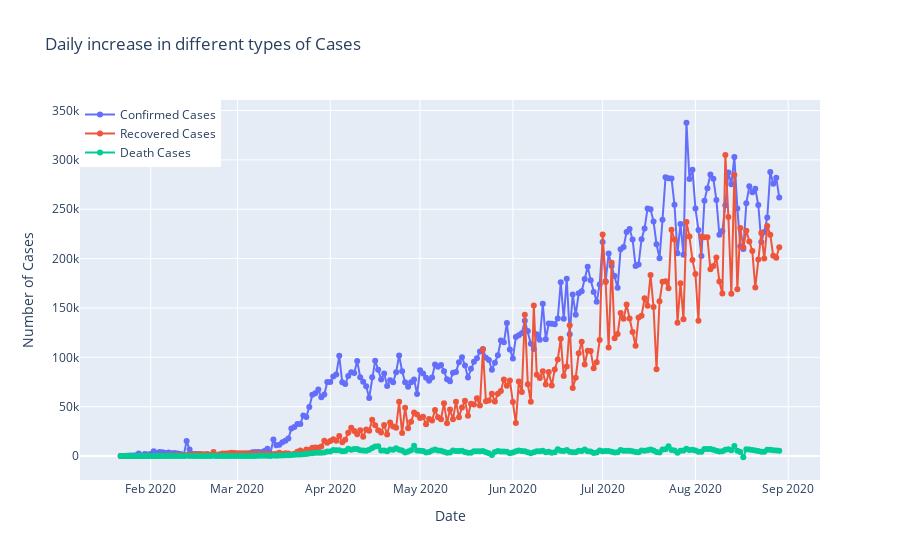

The notebook cell this image was saved under:
### Code cell
print("Average increase in number of Confirmed Cases every day: ",np.round(datewise["Confirmed"].diff().fillna(0).mean()))
print("Average increase in number of Recovered Cases every day: ",np.round(datewise["Recovered"].diff().fillna(0).mean()))
print("Average increase in number of Deaths Cases every day: ",np.round(datewise["Deaths"].diff().fillna(0).mean()))

fig=go.Figure()
fig.add_trace(go.Scatter(x=datewise.index, y=datewise["Confirmed"].diff().fillna(0),mode='lines+markers',
                    name='Confirmed Cases'))
fig.add_trace(go.Scatter(x=datewise.index, y=datewise["Recovered"].diff().fillna(0),mode='lines+markers',
                    name='Recovered Cases'))
fig.add_trace(go.Scatter(x=datewise.index, y=datewise["Deaths"].diff().fillna(0),mode='lines+markers',
                    name='Death Cases'))
fig.update_layout(title="Daily increase in different types of Cases",
                 xaxis_title="Date",yaxis_title="Number of Cases",legend=dict(x=0,y=1,traceorder="normal"))
fig.show()

### Figure 1 — Plotly figure (JSON) as saved in the notebook; plotly's stock layout.template omitted (floating-point values rounded to 4 significant figures; data arrays with more than 128 entries replaced by an {"elided": "..."} marker saying what was removed)
{"data": [{"mode": "lines+markers", "name": "Confirmed Cases", "type": "scatter", "x": {"elided": "221 str values"}, "y": {"elided": "221 int values"}}, {"mode": "lines+markers", "name": "Recovered Cases", "type": "scatter", "x": {"elided": "221 str values"}, "y": {"elided": "221 int values"}}, {"mode": "lines+markers", "name": "Death Cases", "type": "scatter", "x": {"elided": "221 str values"}, "y": {"elided": "221 int values"}}], "layout": {"autosize": true, "legend": {"traceorder": "normal", "x": 0, "y": 1}, "title": {"text": "Daily increase in different types of Cases"}, "xaxis": {"autorange": true, "range": ["2020-01-08 05:50:03.3149", "2020-09-11 18:09:56.6851"], "title": {"text": "Date"}, "type": "date"}, "yaxis": {"autorange": true, "range": [-29170.0, 365600.0], "title": {"text": "Number of Cases"}, "type": "linear"}}}
